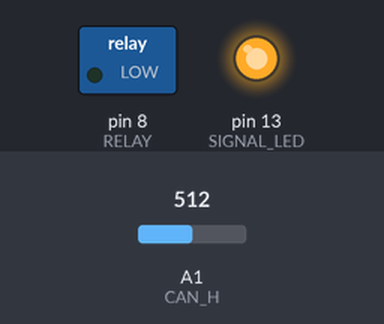
Bench run of a sketch on a simulated Arduino Uno, built with avr-gcc and run on an emulated ATmega328P. Parts: switched loads named in the sketch (green lamp = pin HIGH), output pins drawn as LEDs (lit = HIGH). Dashed ring = blinking. Inputs (shaded band) come from the test bench; at power-on: A1 (CAN_H) = 512.

Above: at 0.8 s.
0.9 s: A1 (CAN_H) set to 105
2.4 s: A1 (CAN_H) set to 96
At 2.77 s:
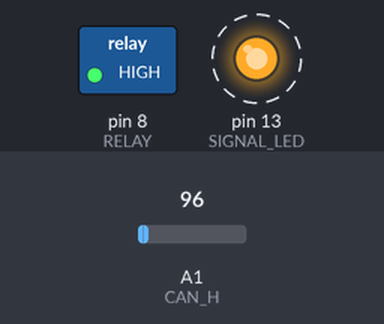
5.4 s: A1 (CAN_H) set to 38
8.4 s: A1 (CAN_H) set to 32
At 8.56 s:
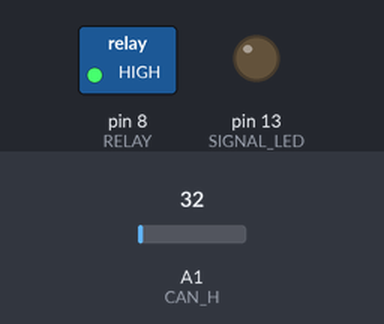
Timing chart, 0 to 11.2 s (numbered marks = the images above; inputs shaded):
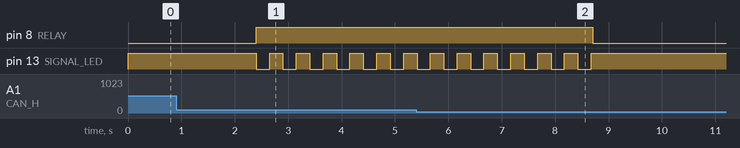

Measured:
- the behaviour switches between 101 and 100 on A1 (CAN_H) (found by bisection; images 0 and 1)
- the behaviour switches between 36 and 35 on A1 (CAN_H) (found by bisection; images 1 and 2)
- after the input at 0.9 s, every drawn part: stays the same
- after the input at 2.4 s, pin 8 (RELAY): LOW → HIGH at once; pin 13 (SIGNAL_LED): alternates HIGH for 0.25 s and LOW for 0.25 s, starting at once
- after the input at 8.4 s, pin 8 (RELAY): HIGH → LOW after 0.30 s; pin 13 (SIGNAL_LED): goes on until 8.7 s, then stays HIGH

The sketch:

watchdog.ino
```cpp
// Startup signal = 431
// Normal comms = 66

#define CAN_H A1
#define RELAY 8
#define SIGNAL_LED 13

#define ACTIVITY_THRESH 35 // < 35 for more than 5 seconds = shutoff
#define TIMEOUT_MS 300

#define STARTUP_THRESH 120 // > 120 = startup
#define STARTUP_END_THRESH 100 // < 100 = safe

unsigned long lastBlink = 0;

void setup() {
    Serial.begin(9600);
    pinMode(RELAY, OUTPUT);
    pinMode(SIGNAL_LED, OUTPUT);

    while(true) {
        // Disabled state
        digitalWrite(RELAY, LOW);
        digitalWrite(SIGNAL_LED, HIGH);

        while(analogRead(CAN_H) < STARTUP_THRESH) {// Wait until startup
          //Serial.println(analogRead(CAN_H));
          //delay(3);
        }
        while(analogRead(CAN_H) > STARTUP_END_THRESH); // Wait until startup ended


        // Enabled state
        digitalWrite(RELAY, HIGH);
        unsigned long lastActive = millis();

        while(true) {
            if(analogRead(CAN_H) > ACTIVITY_THRESH) {
                lastActive = millis();
            }

            if(millis() - lastActive > TIMEOUT_MS) {
                break;
            }

            // Blink LED
            if(millis() - lastBlink > 250) {
                digitalWrite(SIGNAL_LED, !digitalRead(SIGNAL_LED));
                lastBlink = millis();
            }
        }
    }
}

void loop() { }
```
